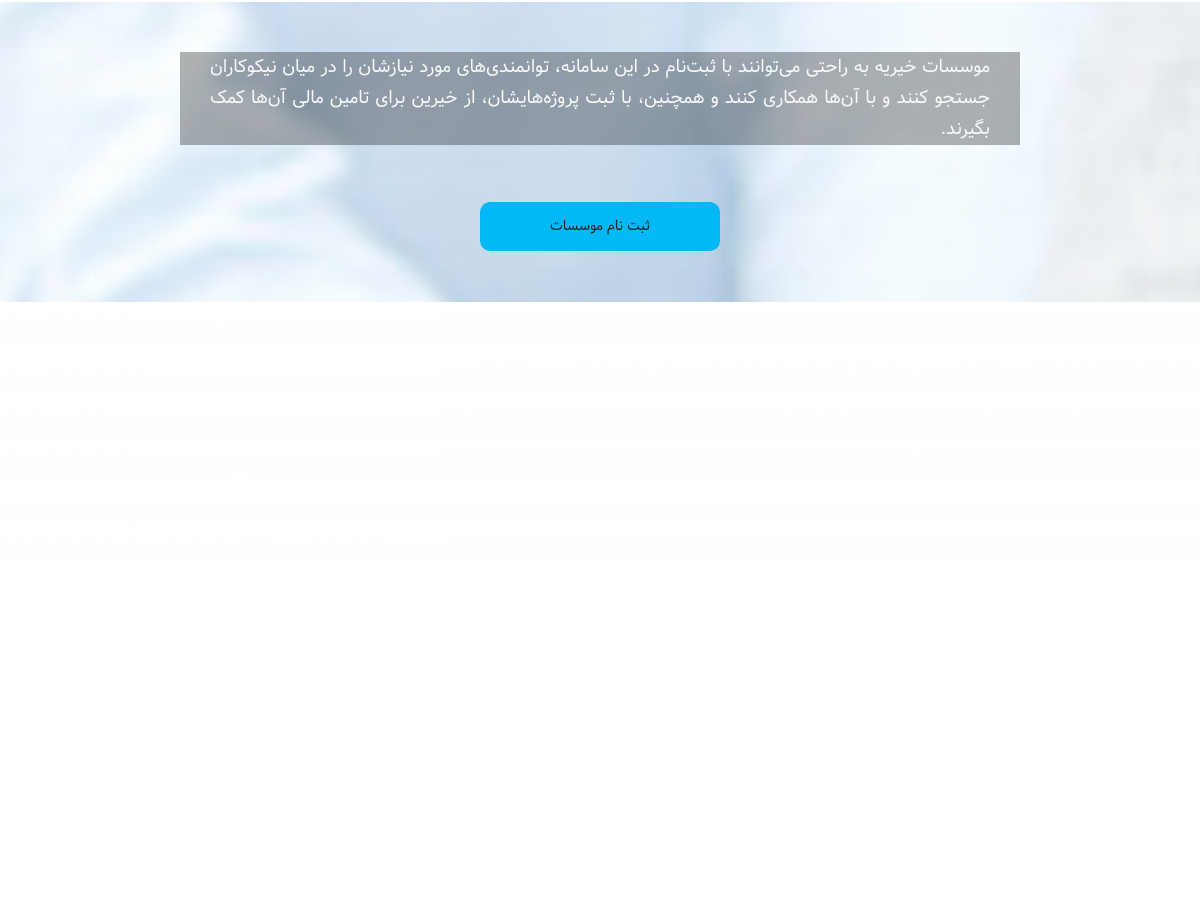
The app's page / (signed in, middle part), older data.
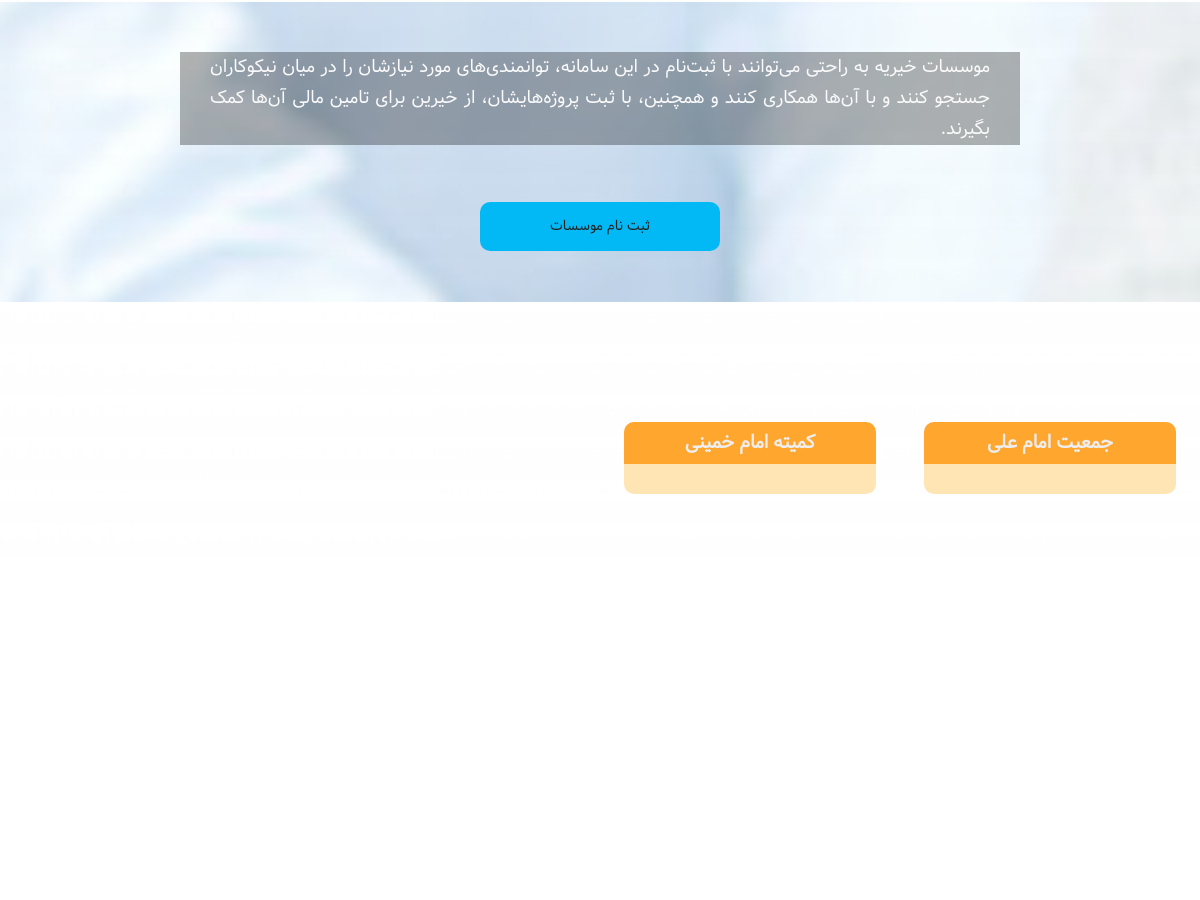
The same page, newer data.
### users/models.py (models this page shows)
class Organizer(models.Model):
    user = models.OneToOneField(CustomUser, on_delete=models.CASCADE, related_name='organizer')
    name = models.CharField(max_length=20)
    day = models.IntegerField()
    month = models.IntegerField()
    year = models.IntegerField()
    address = models.CharField(max_length=100)
    city = models.CharField(max_length=10, choices=CITY_CHOICES, default='blank')
    phone = models.CharField(max_length=15)
    website = models.URLField()
    license = models.CharField(max_length=20)

### users/views.py (the view)
# urls.py: url(r'^$', views.index, name='index'),
def index(request):
    orgs = Organizer.objects.all()[:4]
    bens = Benefactor.objects.all()[:4]
    return render(request, 'index.html', {'bens': bens, 'orgs': orgs})

### templates/index.html (shortened to what this page needs)
<!DOCTYPE html>
{% load staticfiles %}
<html lang="fa" dir="rtl">
<head>
	<link rel="stylesheet" type="text/css" href={% static "css/index.css" %}/>
</head>
<body>
	<div id="ad" class="main">
		<div class="mainPage">
			<div id="cc">
				<div class="wrapper"></div>
				<div class="section2" id="c2">
					<div id="p2">
					</div>
					<p id="p21">
						موسسات خیریه به راحتی می‌توانند با ثبت‌نام در این سامانه، توانمندی‌های مورد نیازشان را در میان نیکوکاران جستجو کنند و با آن‌ها همکاری کنند و همچنین، با ثبت پروژه‌هایشان، از خیرین برای تامین مالی آن‌ها کمک بگیرند.
					</p>
					<div id="p22" class="enter"><a href="{% url 'registerOrg' %}">ثبت نام موسسات</a></div>
				</div>
				<div class="section3" id="c3">
                    {% for org in orgs %}
                     <div class="organization">
                      <h3>{{ org.name }}</h3>
                     </div>
                     {% endfor %}
				</div>
				<div class="section4" id="c4">
				</div>
			</div>
		</div>
	</div>
</body>
</html>

### static/css/index.css (style rules this page uses)
* { box-sizing: border-box; margin: 0; border: none; }
body { font-family: 'vazir'; height: 1000px; }
.main { width: 100%; float: right; background: url('../../images/back1.jpg') fixed; height: 100%; background-position: center; background-repeat: no-repeat; background-size: cover; position: relative; min-width: 300px; }
.main .mainPage { width: 100%; min-height: 650px; position: relative; display: inline-block; z-index: 2; margin-top: 60px; }
.main .mainPage .wrapper { width: 100%; height: 100%; background: rgba(255,255,255,.6); position: fixed; z-index: 1; }
.enter { width: 45%; margin-left: 2.5%; margin-right: 2.5%; float: right; }
.enter button, .enter a { padding: 13px 5px; text-align: center; color: #fff; background: #229922; width: 100%; border: none; border-radius: 10px; text-decoration: none; display: inline-block; }
#cc { width: 100%; }
.main { background: url('../../images/5.png'); height: 3200px; background-position: center; background-repeat: no-repeat; background-size: cover; }
.section1, .section2, .section3, .section4, .section5 { width: 100%; height: 500px; display: block; text-align: justify; position: relative; z-index: 5; }
.section1 p, .section2 p, .section3 p , .section4 p { font-size: 18px; width: 50%; margin-top: 20%; float: right; margin-right: 6%; position: absolute; z-index: 7; }
#p21, #p41 { font-size: 18px; width: 70%; float: right; margin-right: 15%; position: absolute; z-index: 5; margin-top: 250px; color: #fafafa; background: rgba(0,0,0,0.3); padding: 0 30px; }
#p2 { margin-top: 200px; width: 100%; display: block; height: 300px; position: absolute; opacity: 0.5; background: url('../../images/9.jpg') fixed; background-position: center; background-repeat: no-repeat; background-size: cover; }
#c2 .enter, #c4 .enter { width: 20%; margin-left: 0; margin-right: 40%; height: 20px; font-size: 14px; float: right; position: absolute; margin-top: 400px; }
#c2 .enter a, #c4 .enter a { background: rgb(3,185,245); color: #222222; }
.organization { width: 21%; margin: 10% 2% 0 2%; display: inline-block; float: right; text-align: center; border-radius: 10px; background: #FFE5B4; padding-bottom: 30px; }
.organization h3 { background: #FFA62F; color: #eeeeee; border-top-right-radius: 10px; border-top-left-radius: 10px; padding: 5px 0; }

Row changes from the older to the newer data that the page shows:
added Organizer: name "جمعیت امام علی"
added Organizer: name "کمیته امام خمینی"
